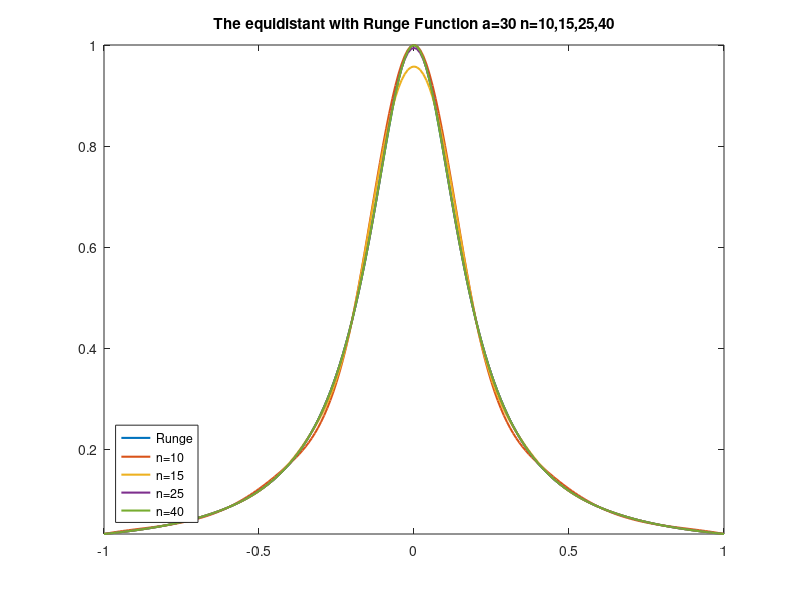

MATLAB code for this plot:
% Set the interpolation points to be equidistant on [−1, 1], and n = 10, 15, 25, 40. 
% Plot the four polynomials (with respect to the four values of n) together with the Runge function.
%Observe the oscillation at the ends of the interval [−1, 1] and report your plots and observations.
    
clear
clf

x = -1:0.01:1;
f = @(x) 1 ./ (1 + 30.*x.^2);
y = f(x)
plot(x,y,'Linewidth',1.5);
hold on

n = [10,15,25,40];
for i = 1:length(n)
    z = -1:2/n(i):1;
    y1 = 1 ./ (1 + 30.*z.^2);
    s=spline(z,y1);
    y2= spline(z,y1,x);
    plot(x,y2,'Linewidth',1.5);
    hold on
    end 


title('The equidistant with Runge Function a=30 n=10,15,25,40')
legend({'Runge','n=10','n=15','n=25','n=40'},'Location','southwest')
axis tight
